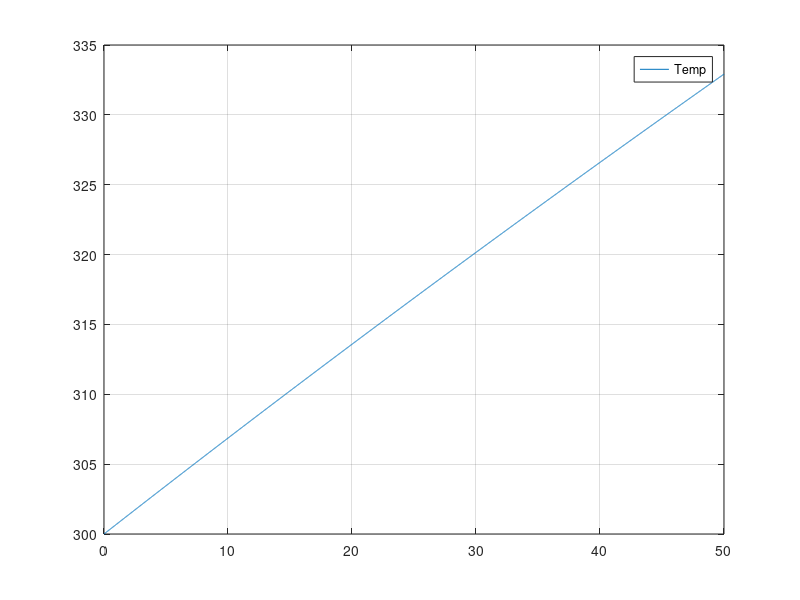

Here is the MATLAB script that generated this plot:
clc; clear; close all

Vx = 20; Ti = 300; density = 800; R = 0.01;
Cp = 420; k = 7e6; L = 50; 

f = @(x,y) (2*k)/(Vx*density*Cp*R*y);
x_start = 0;
x_end   = L;
dx = 0.01;
x = x_start:dx:x_end;
y = zeros(1,length(x));  y(1,1) = Ti;
i = 1;
while i < length(x)
    k1 = f(x(i),y(:,i));
    k2 = f(x(i) + dx/2, y(:,i) + k1*dx/2);
    k3 = f(x(i) + dx/2, y(:,i) + k2*dx/2);
    k4 = f(x(i) + dx  , y(:,i) + k3*dx  );
    y(:,i+1)  = y(:,i) + dx/6 * ( k1 + 2*k2 + 2*k3 + k4);
    i = i + 1;
end

plot(x,y(1,:));grid
legend("Temp")